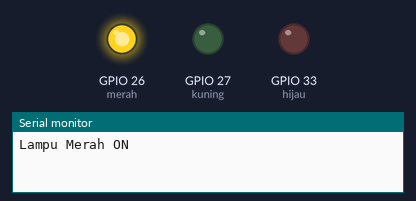
A program run on a simulated ESP32. On the bench: output pins drawn as LEDs (lit = HIGH), the last lines printed to the serial monitor.

Above: at 1.5 s.
At 3.5 s:
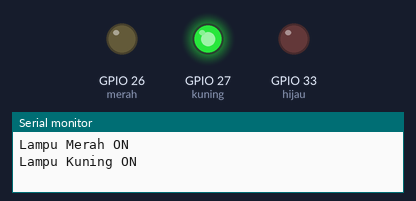
At 5.5 s:
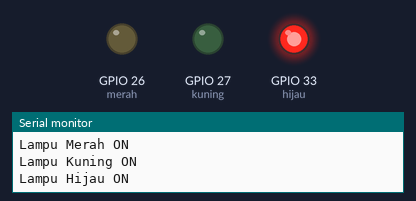
Timing chart, 0 to 9.1 s (numbered marks = the images above):
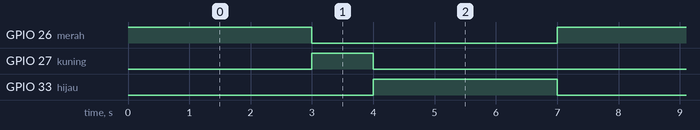

Measured:
- by itself, GPIO 26 (merah), GPIO 33 (hijau): alternates HIGH for 3.0 s and LOW for 4.0 s
- by itself, GPIO 27 (kuning): alternates HIGH for 1.0 s and LOW for 6.0 s
- by itself, everything shown: repeats every 7.0 s, in 3 steps

The program:

main.cpp
```cpp
#include <Arduino.h>

// Deklarasi pin untuk LED
int merah = 26;
int kuning = 27;
int hijau = 33;

void setup() {
    Serial.begin(115200); // Mulai komunikasi Serial

    // Atur semua pin LED sebagai OUTPUT
    pinMode(merah, OUTPUT);
    pinMode(kuning, OUTPUT);
    pinMode(hijau, OUTPUT);
}

void loop() {
    // 1. Nyalakan LED Merah (Stop)
    digitalWrite(merah, HIGH);
    digitalWrite(kuning, LOW);
    digitalWrite(hijau, LOW);
    Serial.println("Lampu Merah ON");
    delay(3000); // Tunggu 3 detik

    // 2. Nyalakan LED Kuning (Siap-Siap)
    digitalWrite(merah, LOW);
    digitalWrite(kuning, HIGH);
    digitalWrite(hijau, LOW);
    Serial.println("Lampu Kuning ON");
    delay(1000); // Tunggu 1 detik

    // 3. Nyalakan LED Hijau (Jalan)
    digitalWrite(merah, LOW);
    digitalWrite(kuning, LOW);
    digitalWrite(hijau, HIGH);
    Serial.println("Lampu Hijau ON");
    delay(3000); // Tunggu 3 detik
}
```
